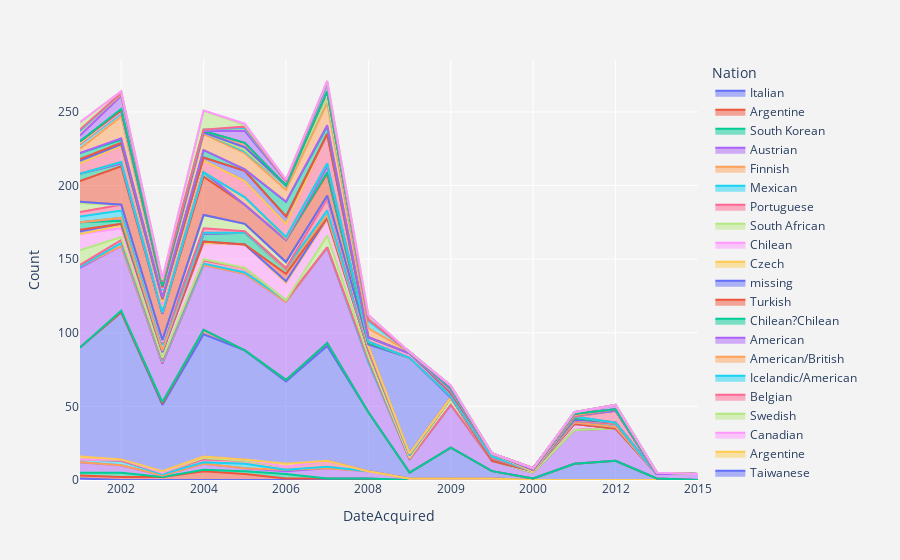

Notebook code cell kept with this figure:
### Code cell
fig4 = px.area(df_nats_rhizome, x="DateAcquired", y="Count", color="Nation", line_group="Nation")
fig4.update_layout(
     xaxis = dict(
        tick0 = 2001,
        dtick = 2
    ),
    paper_bgcolor='rgb(243, 243, 243)',
    plot_bgcolor='rgb(243, 243, 243)',
   
)
fig4.show()

### Figure 1 — Plotly figure (JSON) as saved in the notebook; plotly's stock layout.template omitted (floating-point values rounded to 4 significant figures)
{"data": [{"fillpattern": {"shape": ""}, "hovertemplate": "Nation=Italian <br>DateAcquired=%{x}<br>Count=%{y}<extra></extra>", "legendgroup": "Italian ", "line": {"color": "#636efa"}, "marker": {"symbol": "circle"}, "mode": "lines", "name": "Italian ", "orientation": "v", "showlegend": true, "stackgroup": "1", "type": "scatter", "x": ["2001"], "xaxis": "x", "y": [1], "yaxis": "y"}, {"fillpattern": {"shape": ""}, "hovertemplate": "Nation=Argentine<br>DateAcquired=%{x}<br>Count=%{y}<extra></extra>", "legendgroup": "Argentine", "line": {"color": "#EF553B"}, "marker": {"symbol": "circle"}, "mode": "lines", "name": "Argentine", "orientation": "v", "showlegend": true, "stackgroup": "1", "type": "scatter", "x": ["2001", "2002", "2003", "2004", "2005", "2006", "2007", "2008"], "xaxis": "x", "y": [2, 2, 2, 6, 4, 1, 1, 1], "yaxis": "y"}, {"fillpattern": {"shape": ""}, "hovertemplate": "Nation=South Korean<br>DateAcquired=%{x}<br>Count=%{y}<extra></extra>", "legendgroup": "South Korean", "line": {"color": "#00cc96"}, "marker": {"symbol": "circle"}, "mode": "lines", "name": "South Korean", "orientation": "v", "showlegend": true, "stackgroup": "1", "type": "scatter", "x": ["2001", "2002", "2004", "2005", "2006"], "xaxis": "x", "y": [2, 3, 1, 2, 3], "yaxis": "y"}, {"fillpattern": {"shape": ""}, "hovertemplate": "Nation=Austrian<br>DateAcquired=%{x}<br>Count=%{y}<extra></extra>", "legendgroup": "Austrian", "line": {"color": "#ab63fa"}, "marker": {"symbol": "circle"}, "mode": "lines", "name": "Austrian", "orientation": "v", "showlegend": true, "stackgroup": "1", "type": "scatter", "x": ["0", "2001", "2002", "2003", "2004", "2005", "2006", "2007", "2008", "2009", "2010"], "xaxis": "x", "y": [1, 7, 5, 1, 4, 2, 2, 7, 5, 1, 1], "yaxis": "y"}, {"fillpattern": {"shape": ""}, "hovertemplate": "Nation=Finnish<br>DateAcquired=%{x}<br>Count=%{y}<extra></extra>", "legendgroup": "Finnish", "line": {"color": "#FFA15A"}, "marker": {"symbol": "circle"}, "mode": "lines", "name": "Finnish", "orientation": "v", "showlegend": true, "stackgroup": "1", "type": "scatter", "x": ["2006"], "xaxis": "x", "y": [1], "yaxis": "y"}, {"fillpattern": {"shape": ""}, "hovertemplate": "Nation=Mexican<br>DateAcquired=%{x}<br>Count=%{y}<extra></extra>", "legendgroup": "Mexican", "line": {"color": "#19d3f3"}, "marker": {"symbol": "circle"}, "mode": "lines", "name": "Mexican", "orientation": "v", "showlegend": true, "stackgroup": "1", "type": "scatter", "x": ["2001", "2002", "2003", "2004", "2005", "2007"], "xaxis": "x", "y": [2, 3, 1, 1, 3, 1], "yaxis": "y"}, {"fillpattern": {"shape": ""}, "hovertemplate": "Nation=Portuguese<br>DateAcquired=%{x}<br>Count=%{y}<extra></extra>", "legendgroup": "Portuguese", "line": {"color": "#FF6692"}, "marker": {"symbol": "circle"}, "mode": "lines", "name": "Portuguese", "orientation": "v", "showlegend": true, "stackgroup": "1", "type": "scatter", "x": ["2003", "2004", "2005", "2006", "2007"], "xaxis": "x", "y": [1, 2, 2, 2, 4], "yaxis": "y"}, {"fillpattern": {"shape": ""}, "hovertemplate": "Nation=South African<br>DateAcquired=%{x}<br>Count=%{y}<extra></extra>", "legendgroup": "South African", "line": {"color": "#B6E880"}, "marker": {"symbol": "circle"}, "mode": "lines", "name": "South African", "orientation": "v", "showlegend": true, "stackgroup": "1", "type": "scatter", "x": ["2002", "2004"], "xaxis": "x", "y": [1, 1], "yaxis": "y"}, {"fillpattern": {"shape": ""}, "hovertemplate": "Nation=Chilean<br>DateAcquired=%{x}<br>Count=%{y}<extra></extra>", "legendgroup": "Chilean", "line": {"color": "#FF97FF"}, "marker": {"symbol": "circle"}, "mode": "lines", "name": "Chilean", "orientation": "v", "showlegend": true, "stackgroup": "1", "type": "scatter", "x": ["2004", "2005"], "xaxis": "x", "y": [1, 1], "yaxis": "y"}, {"fillpattern": {"shape": ""}, "hovertemplate": "Nation=Czech<br>DateAcquired=%{x}<br>Count=%{y}<extra></extra>", "legendgroup": "Czech", "line": {"color": "#FECB52"}, "marker": {"symbol": "circle"}, "mode": "lines", "name": "Czech", "orientation": "v", "showlegend": true, "stackgroup": "1", "type": "scatter", "x": ["2001", "2003", "2006"], "xaxis": "x", "y": [2, 1, 2], "yaxis": "y"}, {"fillpattern": {"shape": ""}, "hovertemplate": "Nation=missing<br>DateAcquired=%{x}<br>Count=%{y}<extra></extra>", "legendgroup": "missing", "line": {"color": "#636efa"}, "marker": {"symbol": "circle"}, "mode": "lines", "name": "missing", "orientation": "v", "showlegend": true, "stackgroup": "1", "type": "scatter", "x": ["0", "2000", "2001", "2002", "2003", "2004", "2005", "2006", "2007", "2008", "2009", "2010", "2011", "2012", "2013"], "xaxis": "x", "y": [4, 1, 74, 100, 45, 83, 74, 56, 78, 40, 21, 5, 11, 13, 1], "yaxis": "y"}, {"fillpattern": {"shape": ""}, "hovertemplate": "Nation=Turkish<br>DateAcquired=%{x}<br>Count=%{y}<extra></extra>", "legendgroup": "Turkish", "line": {"color": "#EF553B"}, "marker": {"symbol": "circle"}, "mode": "lines", "name": "Turkish", "orientation": "v", "showlegend": true, "stackgroup": "1", "type": "scatter", "x": ["2003", "2004", "2006", "2007"], "xaxis": "x", "y": [1, 3, 1, 2], "yaxis": "y"}, {"fillpattern": {"shape": ""}, "hovertemplate": "Nation=Chilean?Chilean<br>DateAcquired=%{x}<br>Count=%{y}<extra></extra>", "legendgroup": "Chilean?Chilean", "line": {"color": "#00cc96"}, "marker": {"symbol": "circle"}, "mode": "lines", "name": "Chilean?Chilean", "orientation": "v", "showlegend": true, "stackgroup": "1", "type": "scatter", "x": ["2002", "2003"], "xaxis": "x", "y": [1, 1], "yaxis": "y"}, {"fillpattern": {"shape": ""}, "hovertemplate": "Nation=American<br>DateAcquired=%{x}<br>Count=%{y}<extra></extra>", "legendgroup": "American", "line": {"color": "#ab63fa"}, "marker": {"symbol": "circle"}, "mode": "lines", "name": "American", "orientation": "v", "showlegend": true, "stackgroup": "1", "type": "scatter", "x": ["0", "2000", "2001", "2002", "2003", "2004", "2005", "2006", "2007", "2008", "2009", "2010", "2011", "2012", "2013", "2015"], "xaxis": "x", "y": [9, 4, 54, 44, 26, 44, 52, 53, 65, 34, 29, 7, 23, 22, 3, 4], "yaxis": "y"}, {"fillpattern": {"shape": ""}, "hovertemplate": "Nation=American/British<br>DateAcquired=%{x}<br>Count=%{y}<extra></extra>", "legendgroup": "American/British", "line": {"color": "#FFA15A"}, "marker": {"symbol": "circle"}, "mode": "lines", "name": "American/British", "orientation": "v", "showlegend": true, "stackgroup": "1", "type": "scatter", "x": ["2001", "2003"], "xaxis": "x", "y": [1, 1], "yaxis": "y"}, {"fillpattern": {"shape": ""}, "hovertemplate": "Nation=Icelandic/American<br>DateAcquired=%{x}<br>Count=%{y}<extra></extra>", "legendgroup": "Icelandic/American", "line": {"color": "#19d3f3"}, "marker": {"symbol": "circle"}, "mode": "lines", "name": "Icelandic/American", "orientation": "v", "showlegend": true, "stackgroup": "1", "type": "scatter", "x": ["2002", "2003", "2004", "2005", "2006"], "xaxis": "x", "y": [2, 1, 1, 1, 1], "yaxis": "y"}, {"fillpattern": {"shape": ""}, "hovertemplate": "Nation=Belgian<br>DateAcquired=%{x}<br>Count=%{y}<extra></extra>", "legendgroup": "Belgian", "line": {"color": "#FF6692"}, "marker": {"symbol": "circle"}, "mode": "lines", "name": "Belgian", "orientation": "v", "showlegend": true, "stackgroup": "1", "type": "scatter", "x": ["2001", "2002", "2003", "2004", "2005", "2008"], "xaxis": "x", "y": [1, 2, 1, 2, 3, 2], "yaxis": "y"}, {"fillpattern": {"shape": ""}, "hovertemplate": "Nation=Swedish<br>DateAcquired=%{x}<br>Count=%{y}<extra></extra>", "legendgroup": "Swedish", "line": {"color": "#B6E880"}, "marker": {"symbol": "circle"}, "mode": "lines", "name": "Swedish", "orientation": "v", "showlegend": true, "stackgroup": "1", "type": "scatter", "x": ["0", "2001", "2002", "2003", "2004", "2007", "2008", "2009"], "xaxis": "x", "y": [1, 10, 2, 1, 1, 8, 2, 4], "yaxis": "y"}, {"fillpattern": {"shape": ""}, "hovertemplate": "Nation=Canadian<br>DateAcquired=%{x}<br>Count=%{y}<extra></extra>", "legendgroup": "Canadian", "line": {"color": "#FF97FF"}, "marker": {"symbol": "circle"}, "mode": "lines", "name": "Canadian", "orientation": "v", "showlegend": true, "stackgroup": "1", "type": "scatter", "x": ["0", "2000", "2001", "2002", "2003", "2004", "2005", "2006", "2007", "2008", "2009", "2011"], "xaxis": "x", "y": [1, 1, 11, 6, 4, 11, 16, 12, 11, 4, 1, 4], "yaxis": "y"}, {"fillpattern": {"shape": ""}, "hovertemplate": "Nation=Argentine <br>DateAcquired=%{x}<br>Count=%{y}<extra></extra>", "legendgroup": "Argentine ", "line": {"color": "#FECB52"}, "marker": {"symbol": "circle"}, "mode": "lines", "name": "Argentine ", "orientation": "v", "showlegend": true, "stackgroup": "1", "type": "scatter", "x": ["2002"], "xaxis": "x", "y": [2], "yaxis": "y"}, {"fillpattern": {"shape": ""}, "hovertemplate": "Nation=Taiwanese<br>DateAcquired=%{x}<br>Count=%{y}<extra></extra>", "legendgroup": "Taiwanese", "line": {"color": "#636efa"}, "marker": {"symbol": "circle"}, "mode": "lines", "name": "Taiwanese", "orientation": "v", "showlegend": true, "stackgroup": "1", "type": "scatter", "x": ["0", "2001", "2002", "2004", "2006", "2007"], "xaxis": "x", "y": [1, 2, 1, 1, 1, 1], "yaxis": "y"}, {"fillpattern": {"shape": ""}, "hovertemplate": "Nation=Serbian<br>DateAcquired=%{x}<br>Count=%{y}<extra></extra>", "legendgroup": "Serbian", "line": {"color": "#EF553B"}, "marker": {"symbol": "circle"}, "mode": "lines", "name": "Serbian", "orientation": "v", "showlegend": true, "stackgroup": "1", "type": "scatter", "x": ["2001", "2006"], "xaxis": "x", "y": [1, 5], "yaxis": "y"}, {"fillpattern": {"shape": ""}, "hovertemplate": "Nation=Australian<br>DateAcquired=%{x}<br>Count=%{y}<extra></extra>", "legendgroup": "Australian", "line": {"color": "#00cc96"}, "marker": {"symbol": "circle"}, "mode": "lines", "name": "Australian", "orientation": "v", "showlegend": true, "stackgroup": "1", "type": "scatter", "x": ["2001", "2002", "2004", "2005", "2006", "2007", "2008", "2010", "2011", "2012"], "xaxis": "x", "y": [5, 2, 5, 8, 3, 2, 1, 2, 1, 1], "yaxis": "y"}, {"fillpattern": {"shape": ""}, "hovertemplate": "Nation=Chinese<br>DateAcquired=%{x}<br>Count=%{y}<extra></extra>", "legendgroup": "Chinese", "line": {"color": "#ab63fa"}, "marker": {"symbol": "circle"}, "mode": "lines", "name": "Chinese", "orientation": "v", "showlegend": true, "stackgroup": "1", "type": "scatter", "x": ["2002"], "xaxis": "x", "y": [2], "yaxis": "y"}, {"fillpattern": {"shape": ""}, "hovertemplate": "Nation=Polish/American<br>DateAcquired=%{x}<br>Count=%{y}<extra></extra>", "legendgroup": "Polish/American", "line": {"color": "#FFA15A"}, "marker": {"symbol": "circle"}, "mode": "lines", "name": "Polish/American", "orientation": "v", "showlegend": true, "stackgroup": "1", "type": "scatter", "x": ["2003", "2004"], "xaxis": "x", "y": [1, 1], "yaxis": "y"}, {"fillpattern": {"shape": ""}, "hovertemplate": "Nation=Spanish<br>DateAcquired=%{x}<br>Count=%{y}<extra></extra>", "legendgroup": "Spanish", "line": {"color": "#19d3f3"}, "marker": {"symbol": "circle"}, "mode": "lines", "name": "Spanish", "orientation": "v", "showlegend": true, "stackgroup": "1", "type": "scatter", "x": ["2001", "2002", "2003", "2006", "2007", "2011", "2012"], "xaxis": "x", "y": [4, 5, 4, 1, 3, 1, 2], "yaxis": "y"}, {"fillpattern": {"shape": ""}, "hovertemplate": "Nation=Brasilian<br>DateAcquired=%{x}<br>Count=%{y}<extra></extra>", "legendgroup": "Brasilian", "line": {"color": "#FF6692"}, "marker": {"symbol": "circle"}, "mode": "lines", "name": "Brasilian", "orientation": "v", "showlegend": true, "stackgroup": "1", "type": "scatter", "x": ["0", "2001", "2002", "2003", "2004", "2005", "2007"], "xaxis": "x", "y": [1, 3, 4, 1, 3, 1, 8], "yaxis": "y"}, {"fillpattern": {"shape": ""}, "hovertemplate": "Nation=Dutch<br>DateAcquired=%{x}<br>Count=%{y}<extra></extra>", "legendgroup": "Dutch", "line": {"color": "#B6E880"}, "marker": {"symbol": "circle"}, "mode": "lines", "name": "Dutch", "orientation": "v", "showlegend": true, "stackgroup": "1", "type": "scatter", "x": ["2001", "2003", "2004", "2005", "2006", "2007", "2008", "2010", "2011", "2012"], "xaxis": "x", "y": [6, 1, 9, 5, 4, 2, 2, 1, 1, 1], "yaxis": "y"}, {"fillpattern": {"shape": ""}, "hovertemplate": "Nation=Venezuelan<br>DateAcquired=%{x}<br>Count=%{y}<extra></extra>", "legendgroup": "Venezuelan", "line": {"color": "#FF97FF"}, "marker": {"symbol": "circle"}, "mode": "lines", "name": "Venezuelan", "orientation": "v", "showlegend": true, "stackgroup": "1", "type": "scatter", "x": ["2001"], "xaxis": "x", "y": [1], "yaxis": "y"}, {"fillpattern": {"shape": ""}, "hovertemplate": "Nation=American/Canadian<br>DateAcquired=%{x}<br>Count=%{y}<extra></extra>", "legendgroup": "American/Canadian", "line": {"color": "#FECB52"}, "marker": {"symbol": "circle"}, "mode": "lines", "name": "American/Canadian", "orientation": "v", "showlegend": true, "stackgroup": "1", "type": "scatter", "x": ["2003"], "xaxis": "x", "y": [1], "yaxis": "y"}, {"fillpattern": {"shape": ""}, "hovertemplate": "Nation=Dutch/Brazilian<br>DateAcquired=%{x}<br>Count=%{y}<extra></extra>", "legendgroup": "Dutch/Brazilian", "line": {"color": "#636efa"}, "marker": {"symbol": "circle"}, "mode": "lines", "name": "Dutch/Brazilian", "orientation": "v", "showlegend": true, "stackgroup": "1", "type": "scatter", "x": ["0", "2008"], "xaxis": "x", "y": [65, 1], "yaxis": "y"}, {"fillpattern": {"shape": ""}, "hovertemplate": "Nation=French<br>DateAcquired=%{x}<br>Count=%{y}<extra></extra>", "legendgroup": "French", "line": {"color": "#EF553B"}, "marker": {"symbol": "circle"}, "mode": "lines", "name": "French", "orientation": "v", "showlegend": true, "stackgroup": "1", "type": "scatter", "x": ["2001", "2002", "2003", "2004", "2005", "2006", "2007", "2008", "2009", "2011"], "xaxis": "x", "y": [14, 26, 18, 26, 13, 15, 15, 1, 1, 1], "yaxis": "y"}, {"fillpattern": {"shape": ""}, "hovertemplate": "Nation=Russian<br>DateAcquired=%{x}<br>Count=%{y}<extra></extra>", "legendgroup": "Russian", "line": {"color": "#00cc96"}, "marker": {"symbol": "circle"}, "mode": "lines", "name": "Russian", "orientation": "v", "showlegend": true, "stackgroup": "1", "type": "scatter", "x": ["2001", "2002", "2004", "2007"], "xaxis": "x", "y": [5, 2, 3, 1], "yaxis": "y"}, {"fillpattern": {"shape": ""}, "hovertemplate": "Nation=British/Irish<br>DateAcquired=%{x}<br>Count=%{y}<extra></extra>", "legendgroup": "British/Irish", "line": {"color": "#ab63fa"}, "marker": {"symbol": "circle"}, "mode": "lines", "name": "British/Irish", "orientation": "v", "showlegend": true, "stackgroup": "1", "type": "scatter", "x": ["2007", "2008", "2011"], "xaxis": "x", "y": [4, 1, 1], "yaxis": "y"}, {"fillpattern": {"shape": ""}, "hovertemplate": "Nation=Swiss<br>DateAcquired=%{x}<br>Count=%{y}<extra></extra>", "legendgroup": "Swiss", "line": {"color": "#FFA15A"}, "marker": {"symbol": "circle"}, "mode": "lines", "name": "Swiss", "orientation": "v", "showlegend": true, "stackgroup": "1", "type": "scatter", "x": ["2002", "2003", "2005", "2006", "2007"], "xaxis": "x", "y": [1, 1, 5, 1, 2], "yaxis": "y"}, {"fillpattern": {"shape": ""}, "hovertemplate": "Nation=Mexican/American<br>DateAcquired=%{x}<br>Count=%{y}<extra></extra>", "legendgroup": "Mexican/American", "line": {"color": "#19d3f3"}, "marker": {"symbol": "circle"}, "mode": "lines", "name": "Mexican/American", "orientation": "v", "showlegend": true, "stackgroup": "1", "type": "scatter", "x": ["2006"], "xaxis": "x", "y": [1], "yaxis": "y"}, {"fillpattern": {"shape": ""}, "hovertemplate": "Nation=German<br>DateAcquired=%{x}<br>Count=%{y}<extra></extra>", "legendgroup": "German", "line": {"color": "#FF6692"}, "marker": {"symbol": "circle"}, "mode": "lines", "name": "German", "orientation": "v", "showlegend": true, "stackgroup": "1", "type": "scatter", "x": ["0", "2001", "2002", "2003", "2004", "2005", "2006", "2007", "2008", "2009", "2010", "2012"], "xaxis": "x", "y": [2, 7, 11, 4, 8, 11, 9, 20, 3, 2, 2, 8], "yaxis": "y"}, {"fillpattern": {"shape": ""}, "hovertemplate": "Nation=Afghan/American<br>DateAcquired=%{x}<br>Count=%{y}<extra></extra>", "legendgroup": "Afghan/American", "line": {"color": "#B6E880"}, "marker": {"symbol": "circle"}, "mode": "lines", "name": "Afghan/American", "orientation": "v", "showlegend": true, "stackgroup": "1", "type": "scatter", "x": ["2011"], "xaxis": "x", "y": [1], "yaxis": "y"}, {"fillpattern": {"shape": ""}, "hovertemplate": "Nation=Greek/Australian<br>DateAcquired=%{x}<br>Count=%{y}<extra></extra>", "legendgroup": "Greek/Australian", "line": {"color": "#FF97FF"}, "marker": {"symbol": "circle"}, "mode": "lines", "name": "Greek/Australian", "orientation": "v", "showlegend": true, "stackgroup": "1", "type": "scatter", "x": ["2003"], "xaxis": "x", "y": [1], "yaxis": "y"}, {"fillpattern": {"shape": ""}, "hovertemplate": "Nation=Brasilian/American<br>DateAcquired=%{x}<br>Count=%{y}<extra></extra>", "legendgroup": "Brasilian/American", "line": {"color": "#FECB52"}, "marker": {"symbol": "circle"}, "mode": "lines", "name": "Brasilian/American", "orientation": "v", "showlegend": true, "stackgroup": "1", "type": "scatter", "x": ["0", "2003"], "xaxis": "x", "y": [1, 2], "yaxis": "y"}, {"fillpattern": {"shape": ""}, "hovertemplate": "Nation=Japanese<br>DateAcquired=%{x}<br>Count=%{y}<extra></extra>", "legendgroup": "Japanese", "line": {"color": "#636efa"}, "marker": {"symbol": "circle"}, "mode": "lines", "name": "Japanese", "orientation": "v", "showlegend": true, "stackgroup": "1", "type": "scatter", "x": ["2000", "2001", "2002", "2003", "2004", "2005", "2006"], "xaxis": "x", "y": [1, 2, 1, 2, 2, 7, 5], "yaxis": "y"}, {"fillpattern": {"shape": ""}, "hovertemplate": "Nation=Norwegian<br>DateAcquired=%{x}<br>Count=%{y}<extra></extra>", "legendgroup": "Norwegian", "line": {"color": "#EF553B"}, "marker": {"symbol": "circle"}, "mode": "lines", "name": "Norwegian", "orientation": "v", "showlegend": true, "stackgroup": "1", "type": "scatter", "x": ["2001", "2002"], "xaxis": "x", "y": [1, 1], "yaxis": "y"}, {"fillpattern": {"shape": ""}, "hovertemplate": "Nation=American <br>DateAcquired=%{x}<br>Count=%{y}<extra></extra>", "legendgroup": "American ", "line": {"color": "#00cc96"}, "marker": {"symbol": "circle"}, "mode": "lines", "name": "American ", "orientation": "v", "showlegend": true, "stackgroup": "1", "type": "scatter", "x": ["2001", "2002", "2003", "2004", "2005", "2006", "2007", "2009"], "xaxis": "x", "y": [4, 2, 1, 5, 1, 10, 5, 1], "yaxis": "y"}, {"fillpattern": {"shape": ""}, "hovertemplate": "Nation=Indian<br>DateAcquired=%{x}<br>Count=%{y}<extra></extra>", "legendgroup": "Indian", "line": {"color": "#ab63fa"}, "marker": {"symbol": "circle"}, "mode": "lines", "name": "Indian", "orientation": "v", "showlegend": true, "stackgroup": "1", "type": "scatter", "x": ["2002", "2007"], "xaxis": "x", "y": [1, 1], "yaxis": "y"}, {"fillpattern": {"shape": ""}, "hovertemplate": "Nation=British<br>DateAcquired=%{x}<br>Count=%{y}<extra></extra>", "legendgroup": "British", "line": {"color": "#FFA15A"}, "marker": {"symbol": "circle"}, "mode": "lines", "name": "British", "orientation": "v", "showlegend": true, "stackgroup": "1", "type": "scatter", "x": ["0", "2000", "2001", "2002", "2003", "2004", "2005", "2006", "2007", "2008", "2009", "2012", "2013"], "xaxis": "x", "y": [1, 1, 3, 15, 5, 11, 11, 8, 15, 6, 1, 1, 1], "yaxis": "y"}, {"fillpattern": {"shape": ""}, "hovertemplate": "Nation=Polish<br>DateAcquired=%{x}<br>Count=%{y}<extra></extra>", "legendgroup": "Polish", "line": {"color": "#19d3f3"}, "marker": {"symbol": "circle"}, "mode": "lines", "name": "Polish", "orientation": "v", "showlegend": true, "stackgroup": "1", "type": "scatter", "x": ["2001", "2002", "2004", "2005", "2006", "2007", "2008", "2009", "2011"], "xaxis": "x", "y": [3, 2, 1, 1, 3, 3, 5, 1, 1], "yaxis": "y"}, {"fillpattern": {"shape": ""}, "hovertemplate": "Nation=Greek<br>DateAcquired=%{x}<br>Count=%{y}<extra></extra>", "legendgroup": "Greek", "line": {"color": "#FF6692"}, "marker": {"symbol": "circle"}, "mode": "lines", "name": "Greek", "orientation": "v", "showlegend": true, "stackgroup": "1", "type": "scatter", "x": ["2002", "2003", "2005", "2008"], "xaxis": "x", "y": [1, 1, 1, 1], "yaxis": "y"}, {"fillpattern": {"shape": ""}, "hovertemplate": "Nation=Finnish <br>DateAcquired=%{x}<br>Count=%{y}<extra></extra>", "legendgroup": "Finnish ", "line": {"color": "#B6E880"}, "marker": {"symbol": "circle"}, "mode": "lines", "name": "Finnish ", "orientation": "v", "showlegend": true, "stackgroup": "1", "type": "scatter", "x": ["2001"], "xaxis": "x", "y": [1], "yaxis": "y"}, {"fillpattern": {"shape": ""}, "hovertemplate": "Nation=Colombian<br>DateAcquired=%{x}<br>Count=%{y}<extra></extra>", "legendgroup": "Colombian", "line": {"color": "#FF97FF"}, "marker": {"symbol": "circle"}, "mode": "lines", "name": "Colombian", "orientation": "v", "showlegend": true, "stackgroup": "1", "type": "scatter", "x": ["2005", "2007"], "xaxis": "x", "y": [2, 5], "yaxis": "y"}, {"fillpattern": {"shape": ""}, "hovertemplate": "Nation=Hungarian<br>DateAcquired=%{x}<br>Count=%{y}<extra></extra>", "legendgroup": "Hungarian", "line": {"color": "#FECB52"}, "marker": {"symbol": "circle"}, "mode": "lines", "name": "Hungarian", "orientation": "v", "showlegend": true, "stackgroup": "1", "type": "scatter", "x": ["2002", "2003"], "xaxis": "x", "y": [1, 1], "yaxis": "y"}, {"fillpattern": {"shape": ""}, "hovertemplate": "Nation=Iranian<br>DateAcquired=%{x}<br>Count=%{y}<extra></extra>", "legendgroup": "Iranian", "line": {"color": "#636efa"}, "marker": {"symbol": "circle"}, "mode": "lines", "name": "Iranian", "orientation": "v", "showlegend": true, "stackgroup": "1", "type": "scatter", "x": ["2001"], "xaxis": "x", "y": [1], "yaxis": "y"}, {"fillpattern": {"shape": ""}, "hovertemplate": "Nation=New Zealander<br>DateAcquired=%{x}<br>Count=%{y}<extra></extra>", "legendgroup": "New Zealander", "line": {"color": "#EF553B"}, "marker": {"symbol": "circle"}, "mode": "lines", "name": "New Zealander", "orientation": "v", "showlegend": true, "stackgroup": "1", "type": "scatter", "x": ["2004", "2005"], "xaxis": "x", "y": [1, 3], "yaxis": "y"}, {"fillpattern": {"shape": ""}, "hovertemplate": "Nation=British/Canadian<br>DateAcquired=%{x}<br>Count=%{y}<extra></extra>", "legendgroup": "British/Canadian", "line": {"color": "#00cc96"}, "marker": {"symbol": "circle"}, "mode": "lines", "name": "British/Canadian", "orientation": "v", "showlegend": true, "stackgroup": "1", "type": "scatter", "x": ["2002", "2003"], "xaxis": "x", "y": [1, 1], "yaxis": "y"}, {"fillpattern": {"shape": ""}, "hovertemplate": "Nation=Italian<br>DateAcquired=%{x}<br>Count=%{y}<extra></extra>", "legendgroup": "Italian", "line": {"color": "#ab63fa"}, "marker": {"symbol": "circle"}, "mode": "lines", "name": "Italian", "orientation": "v", "showlegend": true, "stackgroup": "1", "type": "scatter", "x": ["2001", "2002", "2003", "2005", "2006", "2007", "2009", "2011", "2012"], "xaxis": "x", "y": [4, 9, 3, 8, 3, 5, 1, 1, 3], "yaxis": "y"}, {"fillpattern": {"shape": ""}, "hovertemplate": "Nation=American/South African<br>DateAcquired=%{x}<br>Count=%{y}<extra></extra>", "legendgroup": "American/South African", "line": {"color": "#FFA15A"}, "marker": {"symbol": "circle"}, "mode": "lines", "name": "American/South African", "orientation": "v", "showlegend": true, "stackgroup": "1", "type": "scatter", "x": ["2001", "2002", "2004", "2005", "2009"], "xaxis": "x", "y": [3, 1, 1, 2, 1], "yaxis": "y"}, {"fillpattern": {"shape": ""}, "hovertemplate": "Nation=Irish<br>DateAcquired=%{x}<br>Count=%{y}<extra></extra>", "legendgroup": "Irish", "line": {"color": "#19d3f3"}, "marker": {"symbol": "circle"}, "mode": "lines", "name": "Irish", "orientation": "v", "showlegend": true, "stackgroup": "1", "type": "scatter", "x": ["2002"], "xaxis": "x", "y": [1], "yaxis": "y"}, {"fillpattern": {"shape": ""}, "hovertemplate": "Nation=Slovenian<br>DateAcquired=%{x}<br>Count=%{y}<extra></extra>", "legendgroup": "Slovenian", "line": {"color": "#FF6692"}, "marker": {"symbol": "circle"}, "mode": "lines", "name": "Slovenian", "orientation": "v", "showlegend": true, "stackgroup": "1", "type": "scatter", "x": ["2001", "2005", "2007"], "xaxis": "x", "y": [1, 1, 1], "yaxis": "y"}, {"fillpattern": {"shape": ""}, "hovertemplate": "Nation=Israeli<br>DateAcquired=%{x}<br>Count=%{y}<extra></extra>", "legendgroup": "Israeli", "line": {"color": "#B6E880"}, "marker": {"symbol": "circle"}, "mode": "lines", "name": "Israeli", "orientation": "v", "showlegend": true, "stackgroup": "1", "type": "scatter", "x": ["2001", "2002", "2003", "2004", "2005", "2006", "2007", "2008"], "xaxis": "x", "y": [5, 1, 1, 13, 1, 1, 1, 3], "yaxis": "y"}, {"fillpattern": {"shape": ""}, "hovertemplate": "Nation=Croatian<br>DateAcquired=%{x}<br>Count=%{y}<extra></extra>", "legendgroup": "Croatian", "line": {"color": "#FF97FF"}, "marker": {"symbol": "circle"}, "mode": "lines", "name": "Croatian", "orientation": "v", "showlegend": true, "stackgroup": "1", "type": "scatter", "x": ["2003", "2005"], "xaxis": "x", "y": [1, 1], "yaxis": "y"}], "layout": {"legend": {"title": {"text": "Nation"}, "tracegroupgap": 0}, "margin": {"t": 60}, "paper_bgcolor": "rgb(243, 243, 243)", "plot_bgcolor": "rgb(243, 243, 243)", "xaxis": {"anchor": "y", "domain": [0, 1], "dtick": 2, "tick0": 2001, "title": {"text": "DateAcquired"}}, "yaxis": {"anchor": "x", "domain": [0, 1], "title": {"text": "Count"}}}}
